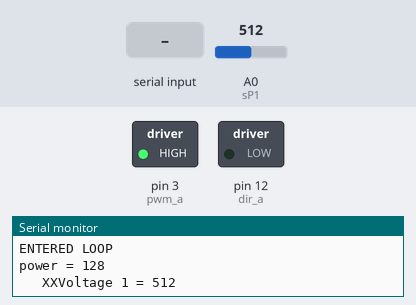
The sketch below on a simulated Arduino Uno, built with avr-gcc and run on an emulated ATmega328P. On the bench: switched loads named in the sketch (green lamp = pin HIGH), the last lines printed to the serial monitor. The test bench sets the inputs (shaded band); at power-on: A0 (sP1) = 512.

Above: at 1.2 s.
1.3 s: A0 (sP1) set to 12
2.8 s: A0 (sP1) set to 9
At 3.3 s:
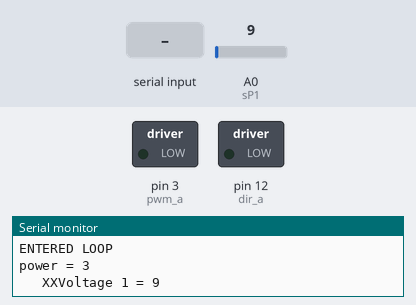
4.3 s: "90,45\n" received over Serial
At 6.5 s:
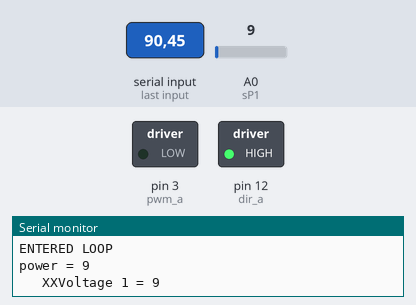
6.8 s: A0 (sP1) set to 122
At 7.5 s:
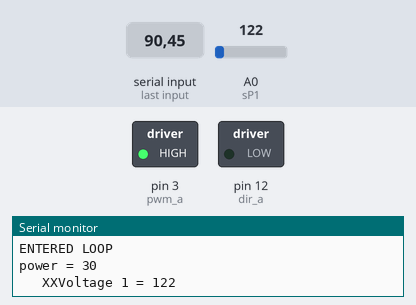
8.3 s: A0 (sP1) set to 0
At 8.6 s:
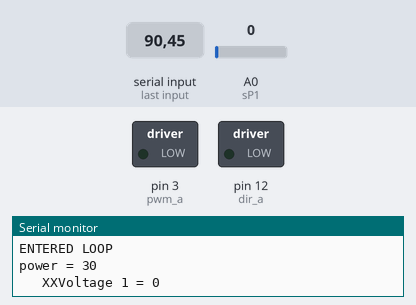
Timing chart, 0 to 10.8 s (numbered marks = the images above; inputs shaded):
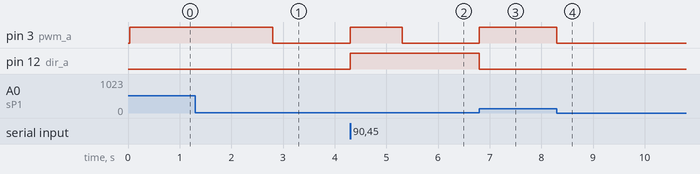

Measured:
- the behaviour switches between 11 and 10 on A0 (sP1) (found by bisection; images 0 and 1)
- after the input at 2.8 s, pin 3 (pwm_a): HIGH → LOW at once
- after the input at 4.3 s, pin 3 (pwm_a): LOW → HIGH at once, → LOW 1.0 s later; pin 12 (dir_a): LOW → HIGH at once
- after the input at 6.8 s, pin 3 (pwm_a): LOW → HIGH at once; pin 12 (dir_a): HIGH → LOW at once
- after the input at 8.3 s, pin 3 (pwm_a): HIGH → LOW at once

The sketch:

arduinoBETA.ino
```cpp
// STC 209 Final Project
// Annie Chen, Evan Wood, Theodor Marcu
// All rights reserved.

int pwm_a = 3; //PWM control for motor outputs 1 and 2 is on digital pin 3
int dir_a = 12; //dir control for motor outputs 1 and 2 is on digital pin 12
int diff = 0;
int currV = 0;
int nextV = 0;
int speedScaling = 4;
const int sP1 = A0;
int RawVal1 = 0, onDelay = 500;
int vVal1= 0;
int res1 = 0;
int loopCount;
 int threshold = 10;
int motorPin = 3;
int power;
int speed = 0;

void setup() {

  Serial.begin(9600);

  
  pinMode(pwm_a, OUTPUT); //Set control pins to be outputs
  pinMode(dir_a, OUTPUT);

//  pinMode(sP1, INPUT);
//
  Serial.println("Testing");
  Serial.println("14CORE | Sliding Potentiometer Test Code");
  Serial.println("========================================");
//
//  pinMode(motorPin, OUTPUT);
////  Serial.begin(9600);
//  while (! Serial);
//  Serial.println("Speed 0 to 255");

}

void loop() {

  if (Serial.available()) {
    nextV = Serial.parseInt();
  }
  RawVal1 = analogRead(sP1);
  vVal1 = RawVal1;
  currV = vVal1;
  
  diff = nextV - currV;
  
  if (abs(diff) > threshold)
  {
    if (diff > 0) {
      digitalWrite(dir_a, HIGH); //Set motor direction // outward direction
    } else {
       digitalWrite(dir_a, LOW); //Reverse motor direction // inward direction
    }
  
    power = abs(diff)/speedScaling;
    
    //set both motors to run at (100/255 = 39)% duty cycle (slow)
    analogWrite(pwm_a, 255);
  }
  
  else
  {
    analogWrite(pwm_a, 0);
  }

  


  if (loopCount%3000 == 0) {
    Serial.print("NextV ");
    Serial.println(nextV);
    Serial.println("ENTERED LOOP");
    Serial.print("power = ");
    Serial.println(power);
    Serial.print("\t XXVoltage 1 = ");
    Serial.println(vVal1);
  }
    loopCount++;


  
//  if (vVal1 < 1.0) {
//    speed = 255;
//  }
//  else {
//    Serial.println("speed 0");
//    speed = 0;
//  }
//  analogWrite(motorPin, speed);
}
```
